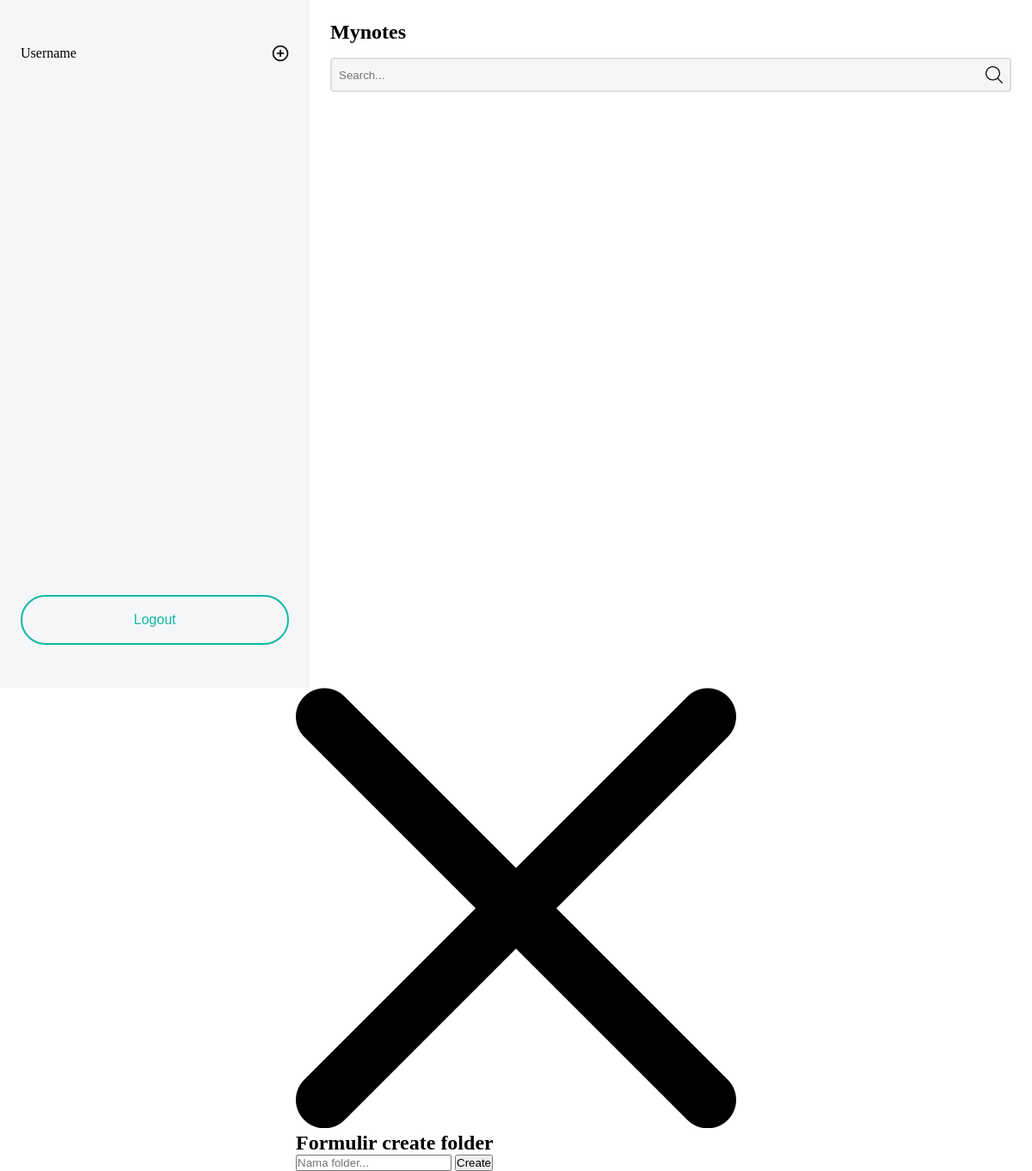
Page /dashboard_user.php (signed in) on the earlier database version.
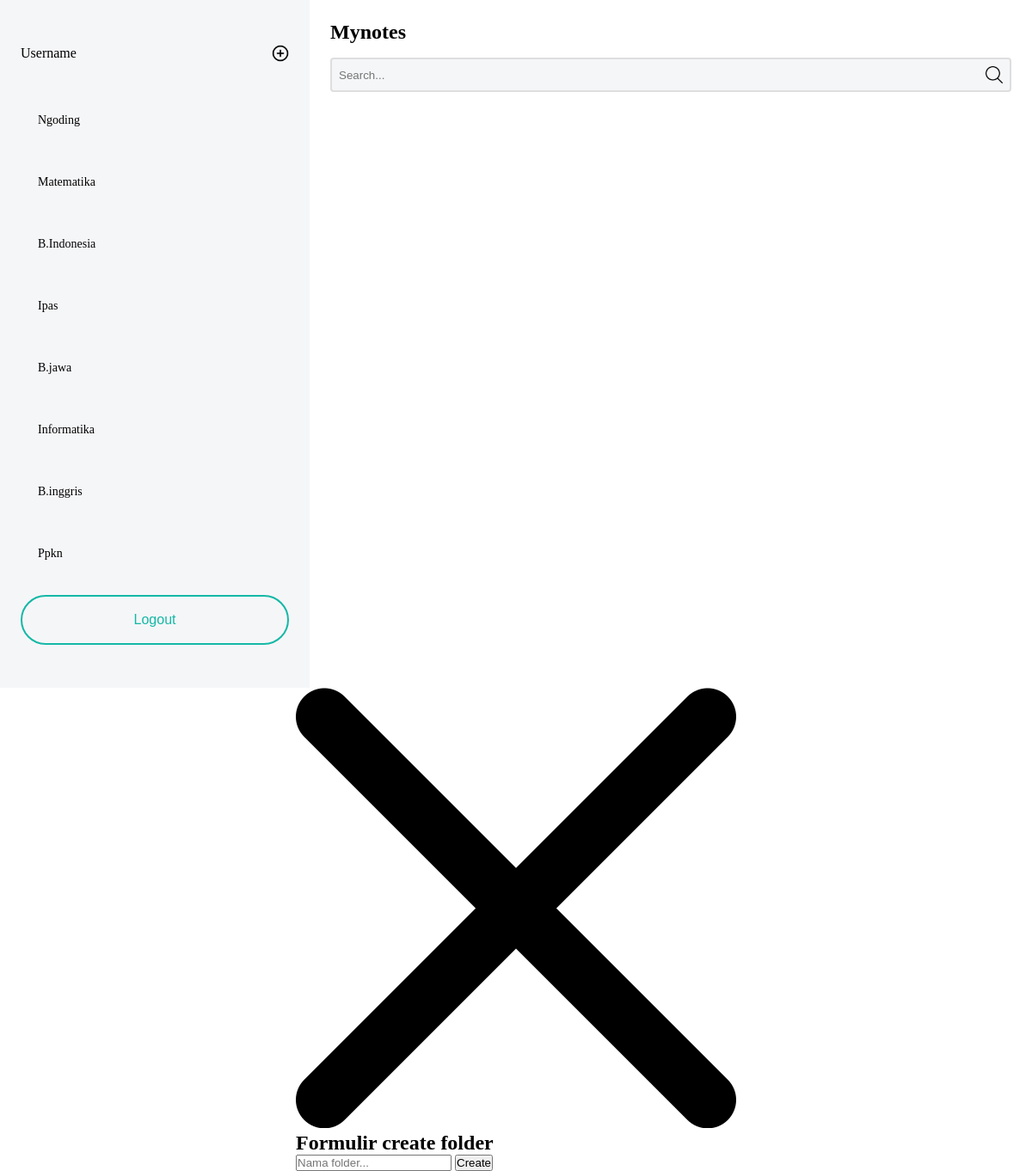
Same page on the later database version.
### tables this page shows
CREATE TABLE `folder` (
  `id` int(11) NOT NULL,
  `username` varchar(244) NOT NULL,
  `name` varchar(244) NOT NULL
);

### dashboard_user.php (the view, shortened to what this page needs)
<?php
include("database/config.php");
$username = $_SESSION['username'];
?>
<!DOCTYPE html>
<html lang="en">
<head>
  <link rel="stylesheet" href="src/css/defaultHomePage.css" type="text/css" media="all" />
</head>
<body>
  <main>
    <nav class="nav-bar">
      <div class="wrapCreateFolder">
        <p>Username</p>
        <img src="img/asset/add.png" alt="Created Folder" class="createdFolder">
      </div>
      <ul class="wrapFolder">
        <?php
        $sqlFolder = "SELECT * FROM folder WHERE username='$username'";
        $queryFolder = mysqli_query($db,$sqlFolder);
        while($data = mysqli_fetch_array($queryFolder)):
        ?>
        <li>
          <a href="#"><?= $data['name']; ?></a>
        </li>
        <?php
        endwhile;
        ?>
      </ul>
      <form action="logout.php" method="GET" class="logoutForm">
        <button type="submit">Logout</button>
      </form>
    </nav>
    <section class="informationDisplay">
      <div class="wrapHeader">
        <div class="wrap1">
          <h1>Mynotes</h1>
        </div>
        <form action="" method="GET" class="searchData">
          <input type="search" name="searching" placeholder="Search..."/>
          <button type="submit">
            <img src="img/asset/search-interface-symbol.png" alt="Searcing Logo"/>
          </button>
        </form>
      </div>
    </section>
  </main>
  <section class="wrapAlertFormAdd">
    <form class="formCreateFolder" method="GET">
      <span class="deleteAlertFolder">
        <img class="delete" src="img/asset/close.png" alt="deleteAlertFolder" />
      </span>
      <h1>Formulir create folder</h1>
      <input type="text" name="nameFolder" placeholder="Nama folder..." required>
      <button type="submit" name="createFolder" class="btn_create">Create</button>
    </form>
  </section>
</body>
</html>

### src/css/defaultHomePage.css (style rules this page uses)
* { margin: 0; padding: 0; box-sizing: border-box; }
body { box-sizing: border-box; width: 100%; display: flex; flex-direction: column; justify-content: center; align-items: center; }
main { box-sizing: border-box; width: 100%; height: 100vh; display: flex; justify-content: center; align-items: center; background-color: white; }
main .nav-bar { box-sizing: border-box; width: 30%; height: 100%; display: flex; flex-direction: column; justify-content: flex-start; align-items: center; padding: 24px; background-color: #F5F6F8; }
main .nav-bar .wrapFolder { box-sizing: border-box; width: 100%; height: 75%; display: flex; flex-direction: column; justify-content: flex-start; align-items: center; margin-top: 32px; list-style-type: none; overflow: auto; gap: 18px; }
main .nav-bar .wrapFolder li { box-sizing: border-box; width: 100%; padding: 18px 20px; border-radius: 25px; }
main .nav-bar .wrapFolder li a { text-decoration: none; color: black; font-size: 14px; }
main .nav-bar .wrapCreateFolder { box-sizing: border-box; width: 100%; display: flex; flex-direction: row; justify-content: space-between; align-items: center; gap: 4px; padding: 8px 0; margin-top: 20px; }
main .nav-bar .wrapCreateFolder .createdFolder { box-sizing: border-box; width: 20px; height: 20px; }
main .nav-bar .logoutForm { box-sizing: border-box; width: 100%; margin-top: 16px; }
main .nav-bar .logoutForm button { box-sizing: border-box; width: 100%; padding: 18px 20px; border-radius: 30px; background-color: transparent; border: 2px solid #14B8A6; color: #14B8A6; font-size: 16px; font-weight: 500; transition: all 0.3s ease-in-out; }
main .informationDisplay { box-sizing: border-box; width: 70%; max-width: 1650px; height: 100%; display: flex; flex-direction: column; justify-content: flex-start; align-items: center; padding: 24px; background-color: white; }
main .informationDisplay .wrapHeader { box-sizing: border-box; width: 100%; display: flex; flex-direction: column; justify-content: space-between; align-items: center; }
main .informationDisplay .wrapHeader .wrap1 { box-sizing: border-box; width: 100%; display: flex; justify-content: space-between; align-items: center; }
main .informationDisplay .wrapHeader .searchData { box-sizing: border-box; width: 100%; display: flex; justify-content: center; align-items: center; margin-top: 16px; background-color: #f5f6f8; border: 2px solid #DEDEDE; border-radius: 4px; padding: 8px; gap: 4px; }
main .informationDisplay .wrapHeader .searchData input[type=search] { box-sizing: border-box; width: 100%; outline: none; border: none; background-color: transparent; }
main .informationDisplay .wrapHeader .searchData button { box-sizing: border-box; display: flex; justify-content: center; align-items: center; background-color: transparent; border: none; outline: none; }
main .informationDisplay .wrapHeader .searchData button img { box-sizing: border-box; width: 20px; height: 20px; }

Differences in the rows shown:
added folder: name "Ngoding"
added folder: name "Matematika"
added folder: name "B.Indonesia"
added folder: name "Ipas"
added folder: name "B.jawa"
added folder: name "Informatika"
added folder: name "B.inggris"
added folder: name "Ppkn"
